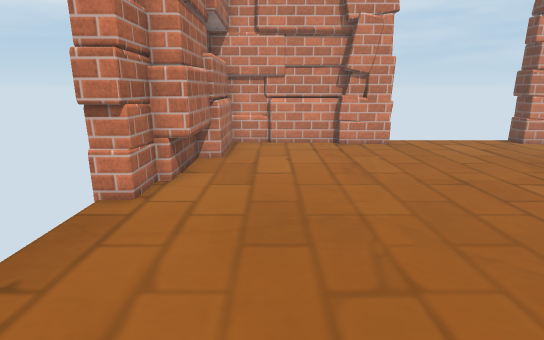
view 1 (above)

13 first-person views from a walk through a scene from a Unity 3-D project. The camera is 1.2 m above the floor, tilts 14° down and sees 80° across. The floor is counted in squares, 0.5 m on a side. Each view is taken from the middle of a square. On the plan, view 1 faces up. The plan holds only what a view shows up to about 20 squares ahead; the rest is blank. Some surface patterns are stand-ins.

view 2
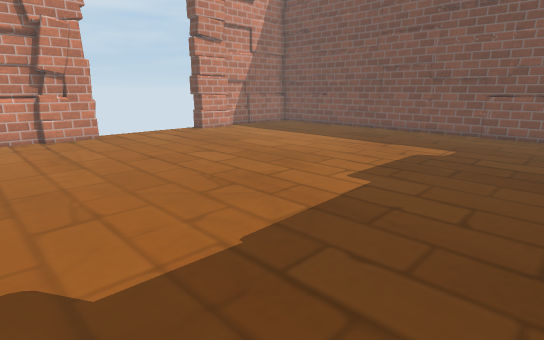

view 3
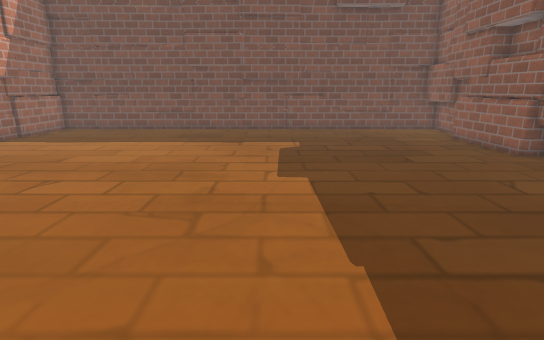

view 4
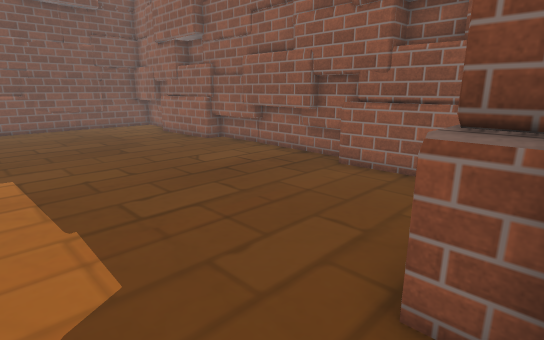

view 5
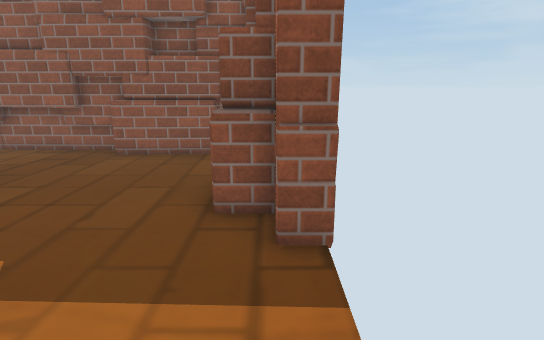

view 6
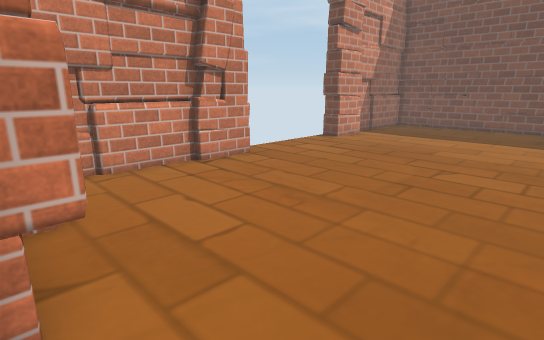

view 7
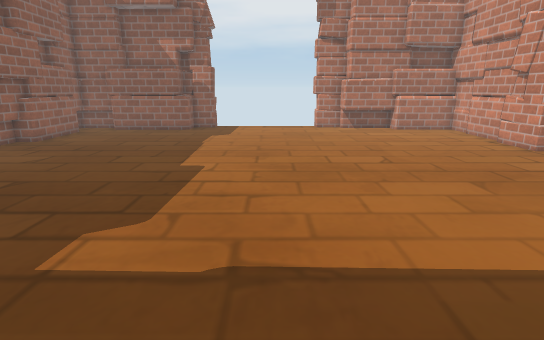

view 8
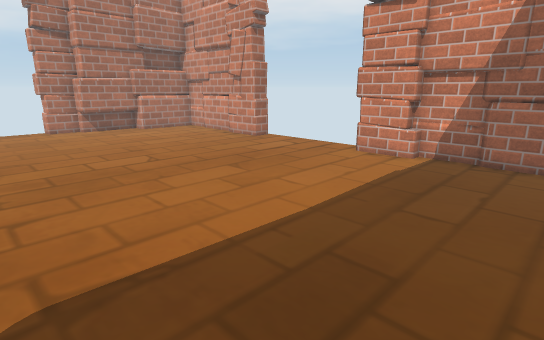

view 9
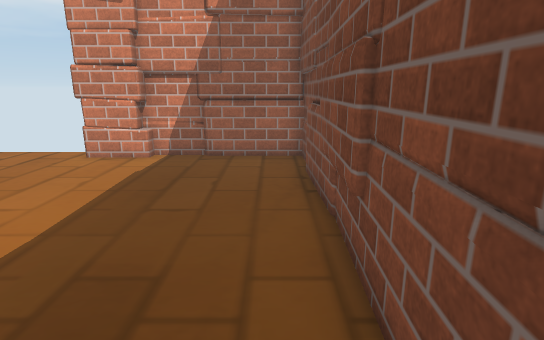

view 10
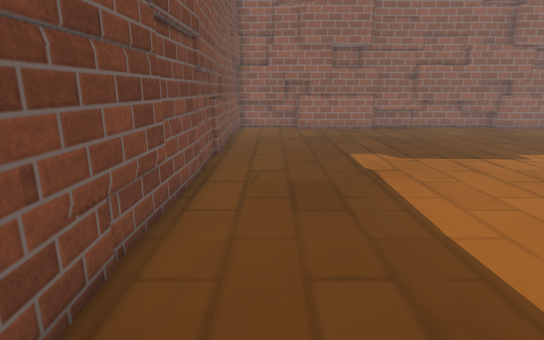

view 11
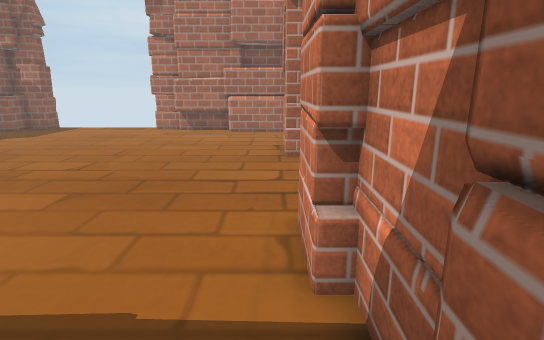

view 12
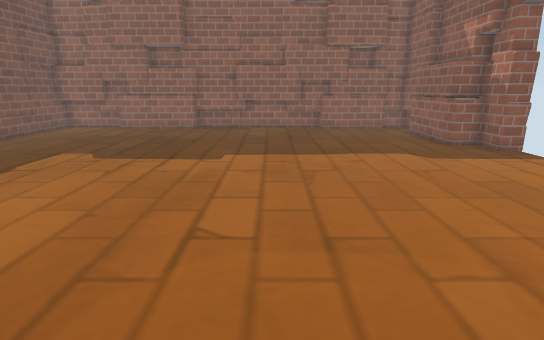

view 13
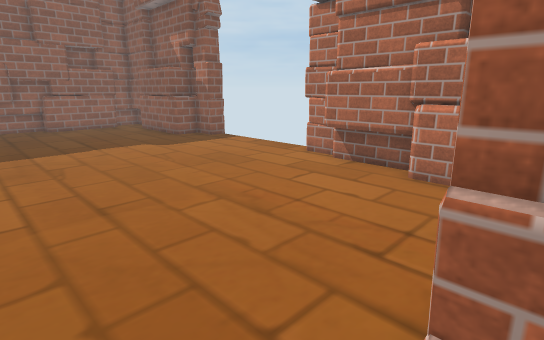

### Floor plan
Points are (right, up) in squares from view 1. A wall is a line through its corners. A room is listed if a view was taken in it or the views show most of it. See-through windows are left out.
Room 1 (views 1, 2, 3, 4, 5, 6, 7, 8, 9, 10, 11, 12, 13)
walls: (11.2, 14.5) (11.2, 15.4); (-1.8, -1.1) (-1.8, -5.7); (-2.2, 8.7) (-3.1, 8.7) (-3.1, 6.9) (-4, 6.9); (19.1, 6.5) (19, 7) (19.2, 15) (11.1, 15); (-3.1, 6.7) (-4, 6.7); (19, 0.8) (19.2, 1.4); (10.6, -7.2) (15.2, -7.1); (10.4, -7.4) (10.9, -7.2); (13.3, 14.4) (13.1, 14.4); (13.3, 14.5) (11.4, 14.5) (11.4, 15.4); (5.3, 15.5) (5.3, 14.5) (3.2, 14.5); (3.5, 15) (-1.8, 15) (-1.8, 11.4); (13.5, -7.1) (19.2, -7.3); (-1.8, 11.7) (-2, 11.2); (-4, 0.3) (-3.1, 0.3) (-3.1, -1.6) (-2, -1.6); (-2.1, 11.6) (-2.1, 8.4) (-3.1, 8.4); (1.5, -7.1) (8.1, -7.3); (18.8, -3.5) (19.4, 15); (15.7, 14.8) (15.2, 15); (0.1, 14.8) (-0.4, 15); (-1.8, -5.4) (-2, -5.9); (19, 12.5) (19.2, 13); (-1.8, -5.9) (-1.8, -7.5); (-2.1, -5.6) (-2.1, -7.6); (-1, -7.2) (2.9, -7.1); (-1, -7.4) (2.4, -7.2); (19.1, -5.4) (19, -5); (-1.1, -7.4) (-0.7, -7.2); (18.9, -7.6) (19.3, 3.9)
low walls: (-2.7, 9.5) (-2.7, 8.5); (-3.1, -1.1) (-1.8, -1.1)

Where each view was taken, in squares from view 1:
view 1: 0 up, 0 right, facing up
view 2: 3 down, 0 right, facing up-right
view 3: 2 up, 1 left, facing right
view 4: 2 up, 3 left, facing down-right
view 5: 5 up, 3 left, facing down
view 6: 5 up, 3 left, facing up-right
view 7: 4 up, 18 right, facing left
view 8: 3 up, 18 right, facing up-left
view 9: 3 up, 18 right, facing up
view 10: 13 up, 17 right, facing down
view 11: 14 up, 17 right, facing left
view 12: 13 up, 6 right, facing down
view 13: 15 up, 7 right, facing down-left
